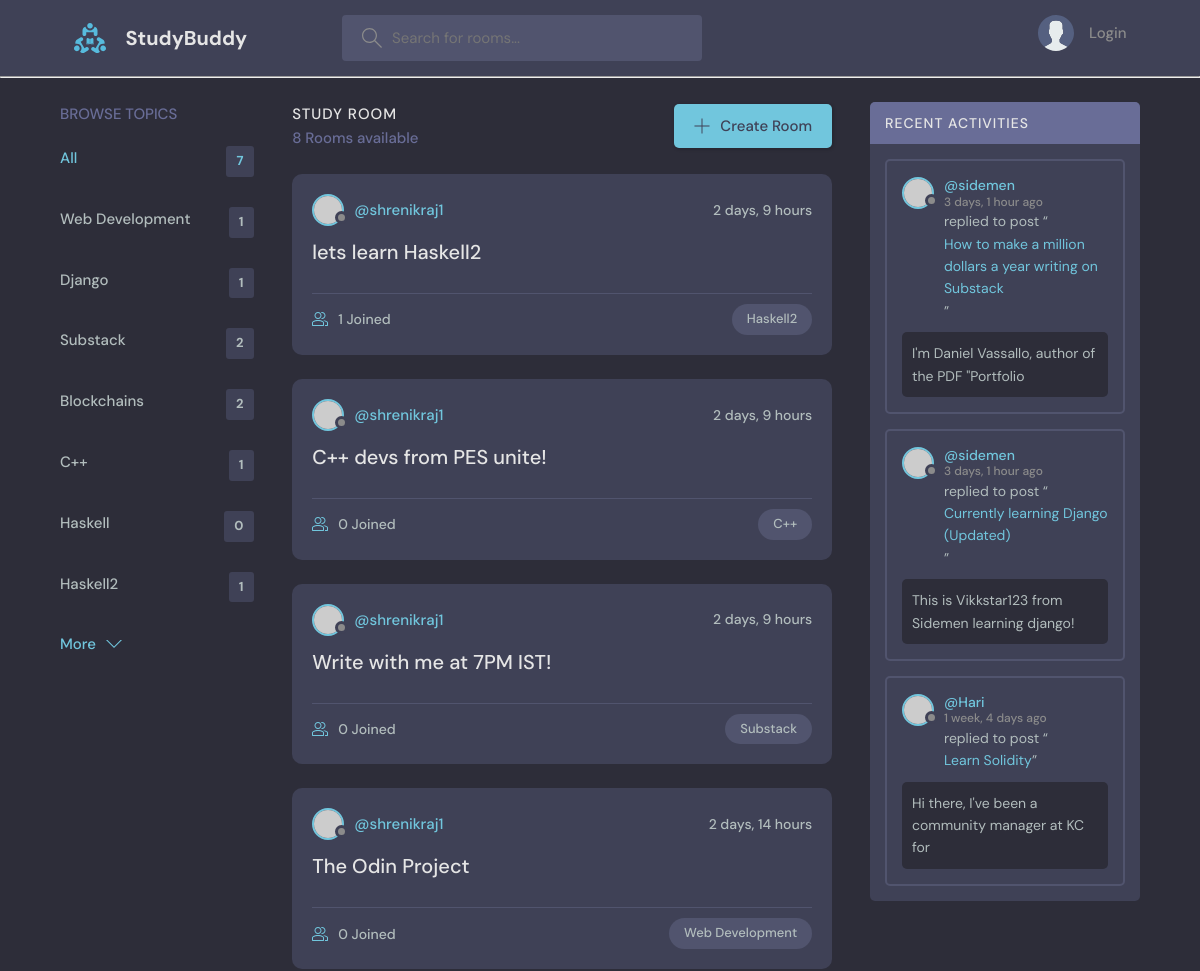
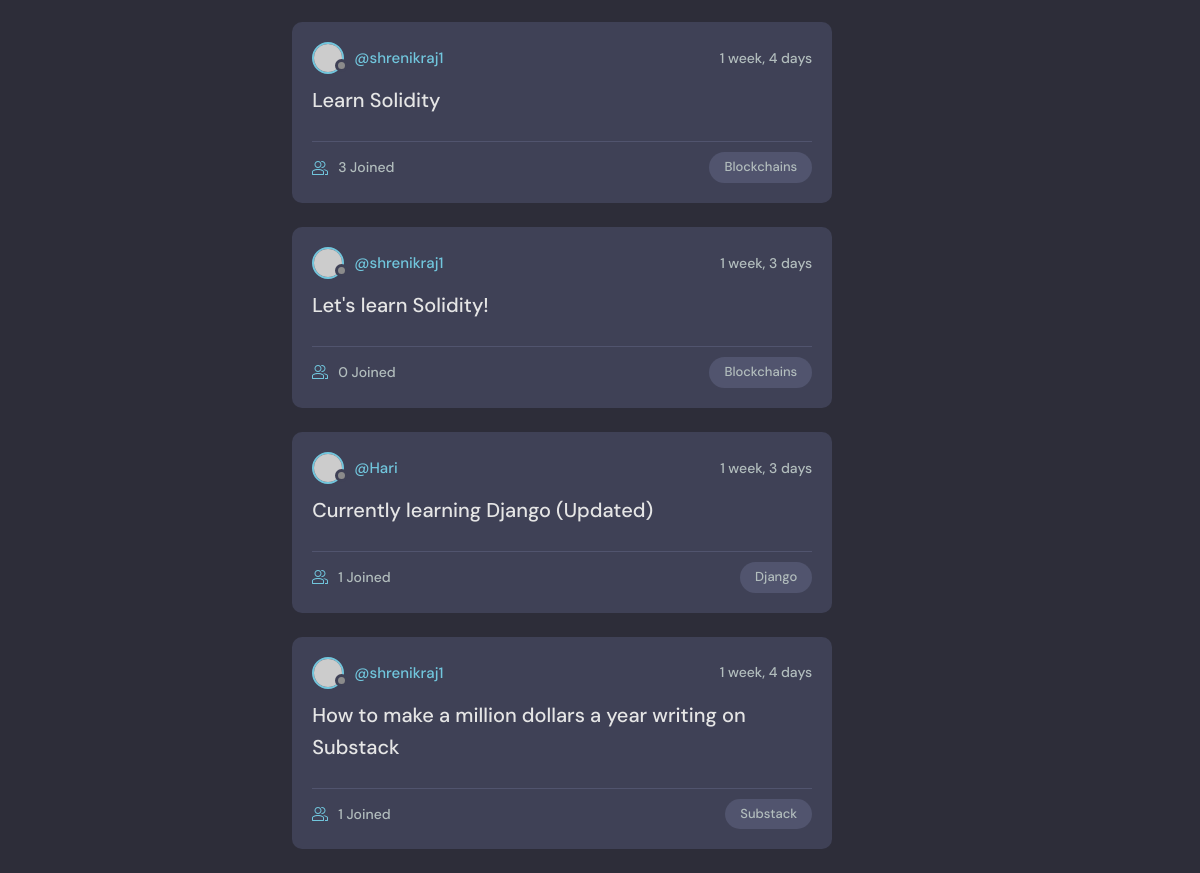
The page / on the database its author committed (2 pictures, top to bottom).
### base/models.py (models this page shows, shortened)
class Topic(models.Model):
    name = models.CharField(max_length=200)

class Room(models.Model):
    host  = models.ForeignKey(User, on_delete=models.SET_NULL, null=True)
    topic = models.ForeignKey("Topic", on_delete=models.SET_NULL, null=True) # Topic as a string since it's written below the Room class
    name = models.CharField(max_length=200)
    description = models.TextField(null=True, blank=True) # field can be blank
    participants = models.ManyToManyField(User, related_name = "participants", blank = True)
    updated = models.DateTimeField(auto_now=True) # take timestamp every time save is hit on the item
    created = models.DateTimeField(auto_now_add=True) # take timestamp when save is hit the first time i.e during creation
    class Meta:
        ordering = ["-updated", "-created"]
    def __str__(self):
        return self.name

class Message(models.Model):
    user = models.ForeignKey(User, on_delete=models.CASCADE)
    room = models.ForeignKey(Room, on_delete=models.CASCADE)
    body = models.TextField()
    updated = models.DateTimeField(auto_now=True)
    created = models.DateTimeField(auto_now_add=True)
    class Meta:
        ordering = ["-updated", "-created"]
    def __str__(self):
        message_preview = self.body[0:50]
        return message_preview

### base/views.py (the view)
# urls.py: path("", views.home, name="home"),
def home(request):
    q = request.GET.get("q") if request.GET.get("q") != None else ""
    rooms = Room.objects.filter(
        Q(topic__name__icontains=q) |
        Q(name__icontains=q) |
        Q(description__icontains=q)
    )
    topics = Topic.objects.all()
    room_count = rooms.count()
    room_messages = Message.objects.filter(Q(room__topic__name__icontains = q)) # filter by room name
    context = {"rooms": rooms, "topics": topics, "room_count": room_count, "room_messages": room_messages}
    return render(request, "base/home.html", context)

### base/templates/base/home.html (shortened to what this page needs)
{% extends "main.html" %}
{% block content %}
  <main class="layout layout--3">
    <div class="container">
      {% include "base/topics_component.html" %}
      <div class="roomList">
        <div class="roomList__header">
          <div>
            <h2>Study Room</h2>
            <p>{{room_count}} Rooms available</p>
          </div>
          <a class="btn btn--main" href="{% url 'create-room' %}">
            <svg version="1.1" xmlns="http://www.w3.org/2000/svg" width="32" height="32" viewBox="0 0 32 32">
              <title>add</title>
              <path
                d="M16.943 0.943h-1.885v14.115h-14.115v1.885h14.115v14.115h1.885v-14.115h14.115v-1.885h-14.115v-14.115z"
              ></path>
            </svg>
            Create Room
          </a>
        </div>
        {% include "base/feed_component.html" %}
      </div>
      {% include "base/activity_component.html" %}
    </div>
  </main>
  {% endblock content %}

### base/templates/base/topics_component.html
<div class="topics">
    <div class="topics__header">
      <h2>Browse Topics</h2>
    </div>
    <ul class="topics__list">
      <li>
        <a href="{% url 'home' %}" class="active">All <span>{{topics.count}}</span></a>
      </li>
      {% for topic in topics %}
      <li>
        <a href="{% url 'home' %}?q={{topic.name}}">{{topic.name}} <span>{{topic.room_set.all.count}}</span></a>
      </li>
      {% endfor %}
    </ul>
    <a class="btn btn--link" href="topics.html">
      More
      <svg version="1.1" xmlns="http://www.w3.org/2000/svg" width="32" height="32" viewBox="0 0 32 32">
        <title>chevron-down</title>
        <path d="M16 21l-13-13h-3l16 16 16-16h-3l-13 13z"></path>
      </svg>
    </a>
  </div>

### base/templates/base/feed_component.html (shortened to what this page needs)
{% for room in rooms %}
<div class="roomListRoom">
    <div class="roomListRoom__header">
      <a href="{% url 'user-profile' room.host.id %}" class="roomListRoom__author">
        <div class="avatar avatar--small">
          <img src="https://randomuser.me/api/portraits/women/11.jpg" />
        </div>
        <span>@{{room.host.username}}</span>
      </a>
      <div class="roomListRoom__actions">
        <span>{{ room.created | timesince }}</span>
      </div>
    </div>
    <div class="roomListRoom__content">
      <a href="{% url 'room' room.id %} ">{{ room.name }}</a>
    </div>
    <div class="roomListRoom__meta">
      <a href="{% url 'room' room.id %}" class="roomListRoom__joined">
        {{room.participants.all.count}} Joined
      </a>
      <p class="roomListRoom__topic">{{room.topic.name}}</p>
    </div>
  </div>
{% endfor %}

### base/templates/base/activity_component.html (shortened to what this page needs)
<div class="activities">
    <div class="activities__header">
      <h2>Recent Activities</h2>
    </div>
    {% for message in room_messages %}
    <div class="activities__box">
      <div class="activities__boxHeader roomListRoom__header">
        <a href="{% url 'user-profile' message.user.id %}" class="roomListRoom__author">
          <div class="avatar avatar--small">
            <img src="https://randomuser.me/api/portraits/women/11.jpg" />
          </div>
          <p>
            @{{ message.user }}
            <span>{{ message.created | timesince }} ago</span>
          </p>
        </a>
      </div>
      <div class="activities__boxContent">
        <p>replied to post “<a href="{% url 'room' message.room.id %}">{{ message.room}}</a>”</p>
        <div class="activities__boxRoomContent">
          {{ message}}
        </div>
      </div>
    </div>
    {% endfor %}
  </div>

### rows shown on the page
Topic: name "Web Development", room_set.all.count "1"
Topic: name "Django", room_set.all.count "1"
Topic: name "Substack", room_set.all.count "2"
Topic: name "Blockchains", room_set.all.count "2"
Topic: name "C++", room_set.all.count "1"
Topic: name "Haskell", room_set.all.count "0"
Topic: name "Haskell2", room_set.all.count "1"
Room: host.username "shrenikraj1", created "2 days, 9 hours", name "lets learn Haskell2", participants.all.count "1", topic.name "Haskell2"
Room: host.username "shrenikraj1", created "2 days, 9 hours", name "C++ devs from PES unite!", participants.all.count "0", topic.name "C++"
Room: host.username "shrenikraj1", created "2 days, 9 hours", name "Write with me at 7PM IST!", participants.all.count "0", topic.name "Substack"
Room: host.username "shrenikraj1", created "2 days, 14 hours", name "The Odin Project", participants.all.count "0", topic.name "Web Development"
Room: host.username "shrenikraj1", created "1 week, 4 days", name "Learn Solidity", participants.all.count "3", topic.name "Blockchains"
Room: host.username "shrenikraj1", created "1 week, 3 days", name "Let's learn Solidity!", participants.all.count "0", topic.name "Blockchains"
Room: host.username "Hari", created "1 week, 3 days", name "Currently learning Django (Updated)", participants.all.count "1", topic.name "Django"
Room: host.username "shrenikraj1", created "1 week, 4 days", name "How to make a million dollars a year writing on Substack", participants.all.count "1", topic.name "Substack"
Message: user "sidemen", created "3 days, 1 hour", room "How to make a million dollars a year writing on Substack", body "I'm Daniel Vassallo, author of the PDF \"Portfolio"
Message: user "sidemen", created "3 days, 1 hour", room "Currently learning Django (Updated)", body "This is Vikkstar123 from Sidemen learning django!"
Message: user "Hari", created "1 week, 4 days", room "Learn Solidity", body "Hi there, I've been a community manager at KC for"

### other values the page prints
{{ topics.count }} "7"
{{ room_count }} "8"
